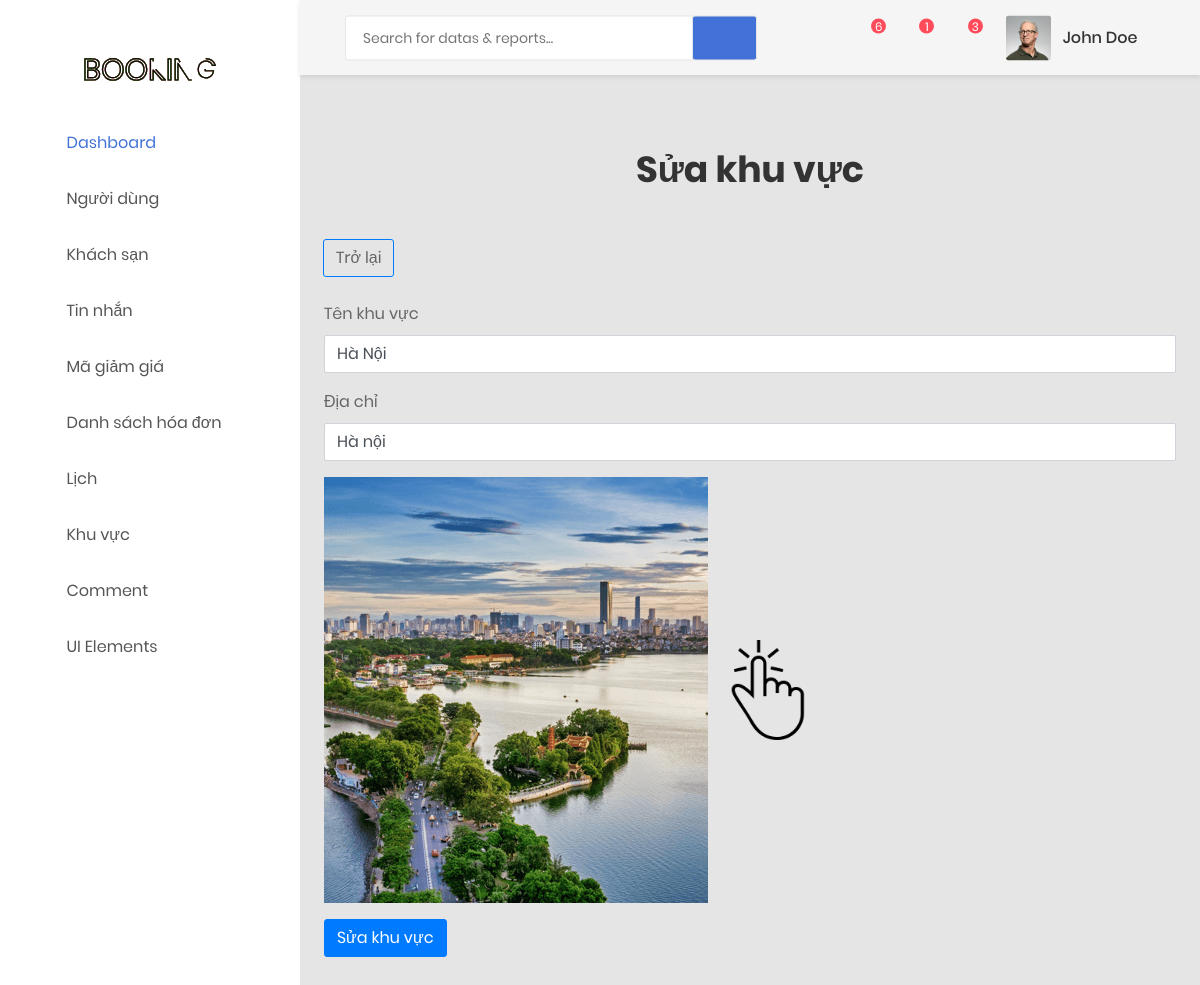
Page /admin/editkv.php?id=14 on the committed database.
### tables this page shows
CREATE TABLE `khuvuc` (
  `id` int(11) NOT NULL,
  `name` varchar(50) NOT NULL,
  `image` text NOT NULL,
  `address` text NOT NULL,
  `time` datetime NOT NULL
);

### admin/editkv.php (the view, shortened to what this page needs)
<?php
    include 'header.php';
    include 'connect.php';
?>
    <?php
        if(isset($_GET['id'])){
            $id = $_GET['id'];
            $sql = "SELECT * FROM khuvuc where id = '$id'";
            $result = $conn->query($sql);
            if($result->num_rows > 0){
                while($row = $result->fetch_assoc()){
                    $name = $row['name'];
                    $address = $row['address'];
                    $image = $row['image'];
                }
                echo '
                <h1 class="text-center py-5">Sửa khu vực</h1>
                <div class="ms-2">
                    <a onclick="history.go(-1)" class="btn btn-outline-primary" style="margin-left: 23px;">Trở lại</a>
                </div>
                <form method="post" action="" class="m-4" enctype="multipart/form-data">
                <div class="mb-3">
                    <label for="exampleInputPassword1" class="form-label">Tên khu vực</label>
                    <input type="text" name="name" value="'.$name.'"  class="form-control" id="exampleInputexampleInputPassword1">
                </div>
                <div class="mb-3">
                    <label for="exampleInputPassword1" class="form-label">Địa chỉ</label>
                    <input type="text" name="address" value="'.$address.'" class="form-control" id="exampleInputexampleInputPassword1">
                </div>
                <div class="mb-3">
                    <img src="../public/image/khuvuc/'.$image.'" alt="">
                    <img src="https://img.icons8.com/plasticine/2x/arrow.png" alt="">
                    <label for="imgInp">
                        <img class="" width="100px" src="../public/image/taixuong.png" alt="" id="blah">
                    </label>
                    <input type="file" accept=".png, .jpg, .jpeg" name="image" id="imgInp" hidden>
                </div>
                <button type="submit" class="btn btn-primary" name="submit_edit_kv">Sửa khu vực</button>
                </form>
                ';
            }
        }
    ?>
<?php
    include 'footer.php';
?>

### rows in the picture
khuvuc: name "Hà Nội", address "Hà nội", image (picture)

### other values in the picture
$dem "6"
